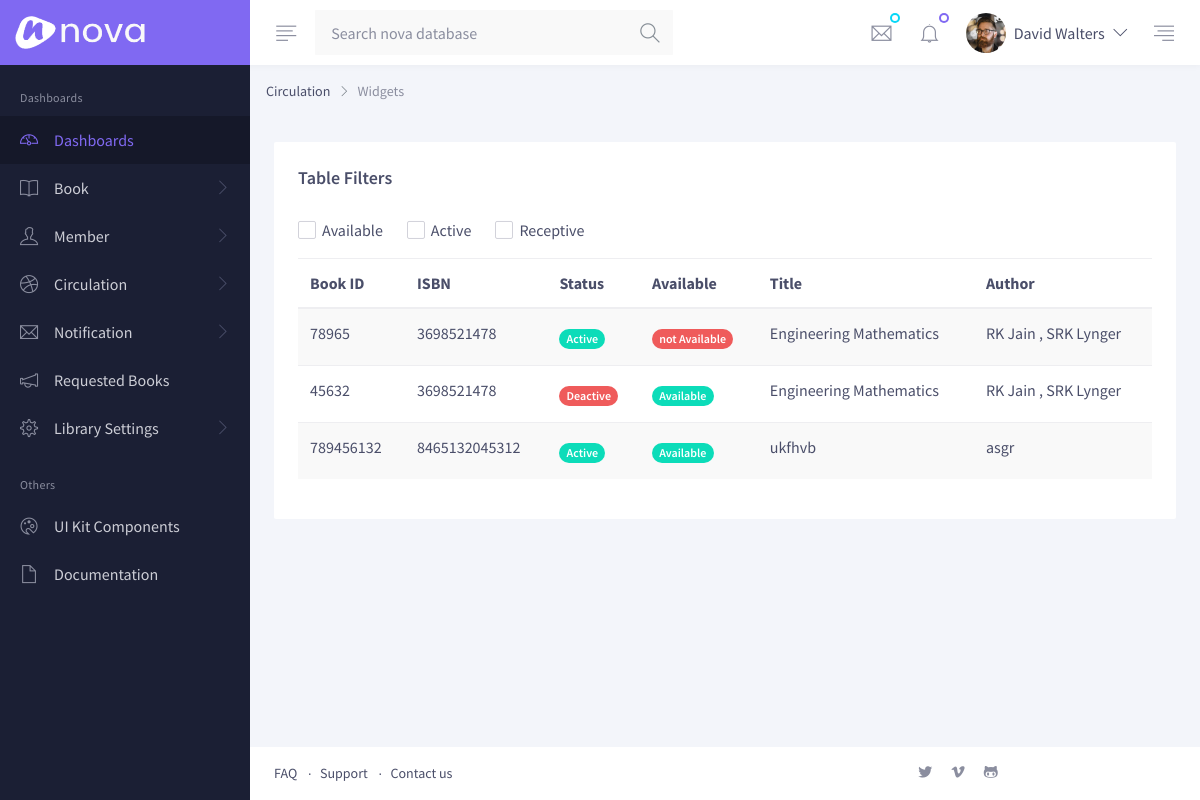
Screenshot of /books/ (signed in) with the database file from the repository.
### LMS/models.py (models this page shows, shortened)
class Book(models.Model):
    id = models.PositiveIntegerField(primary_key=True)
    details = models.ForeignKey(ISBN,on_delete=models.CASCADE)
    active = models.BooleanField(default=True)
    is_issued = models.BooleanField(default=False)

class ISBN(models.Model):
    isbn = models.PositiveIntegerField(primary_key=True)
    author = models.CharField(max_length=30)
    title = models.CharField(max_length=100)
    category = models.CharField(max_length=30)
    publisher = models.CharField(max_length=30)
    price = models.PositiveIntegerField()
    def __str__(self):
        return str(self.isbn)

### LMS/views.py (the view)
# urls.py: path('books/',views.books,name='books'),
def books(request):
    user = auth.get_user(request)
    if not user.is_staff:
        return redirect_to_login(next=request.path)
    return render(request, 'book.html',context={'books':Book.objects.all()})

### LMS/templates/book.html (shortened to what this page needs)
{% extends 'base.html' %}
{% load static %}
{% block content %}
        <div class="py-4 px-3 px-md-4">
          <div class="card mb-3 mb-md-4">
            <div class="card-header">
              <h5 class="font-weight-semi-bold mb-0">Table Filters</h5>
            </div>
            <div class="card-body pt-0">
              <div class="row">
                  <div class="col-xl mb-3">
                    <div class="d-flex align-items-center flex-wrap pt-1">
                      <div class="form-check position-relative mb-2 mb-md-0 mr-4">
                        <label class="checkbox checkbox-xxs form-check-label ml-1" for="available" data-icon="">Available</label>
                      </div>
                      <div class="form-check position-relative mb-2 mb-md-0 mr-4">
                        <label class="checkbox checkbox-xxs form-check-label ml-1" for="active" data-icon="">Active</label>
                      </div>
                      <div class="form-check position-relative mb-2 mb-md-0">
                        <label class="checkbox checkbox-xxs form-check-label ml-1" for="receptive" data-icon="">Receptive</label>
                      </div>
                    </div>
                  </div>
                </div>
  <div class="table-responsive-xl">
    <table class="table table-striped table-hover">
      <thead>
        <tr>
          <th>Book ID</th>
          <th>ISBN</th>
          <th>Status</th>
          <th>Available</th>
          <th>Title</th>
          <th>Author</th>
        </tr>
      </thead>
      <tbody>
      {% for book in books %}
        <tr>
          <td>{{ book.id }}</td>
          <td>{{ book.details }}</td>
            {% if book.active %}
          <td class="py-3">
            <span class="badge badge-pill badge-success">Active</span>
          </td>
            {% else %}
            <td class="py-3">
            <span class="badge badge-pill badge-danger">Deactive</span>
          </td>
            {% endif %}
          {% if book.is_issued %}
          <td class="py-3">
            <span class="badge badge-pill badge-danger">not Available</span>
          </td>
            {% else %}
            <td class="py-3">
            <span class="badge badge-pill badge-success">Available</span>
          </td>
            {% endif %}
          <td>{{ book.details.title }}</td>
          <td>{{ book.details.author }}</td>
        </tr>
      {% endfor %}
      </tbody>
    </table>
              </div>
            </div>
          </div>
        </div>
{% endblock %}

### rows the page displays
Book: id "78965", details "3698521478", active "Active", is_issued "not Available", details "Engineering Mathematics", details.author "RK Jain , SRK Lynger"
Book: id "45632", details "3698521478", active "Deactive", is_issued "Available", details "Engineering Mathematics", details.author "RK Jain , SRK Lynger"
Book: id "789456132", details "8465132045312", active "Active", is_issued "Available", details "ukfhvb", details.author "asgr"
